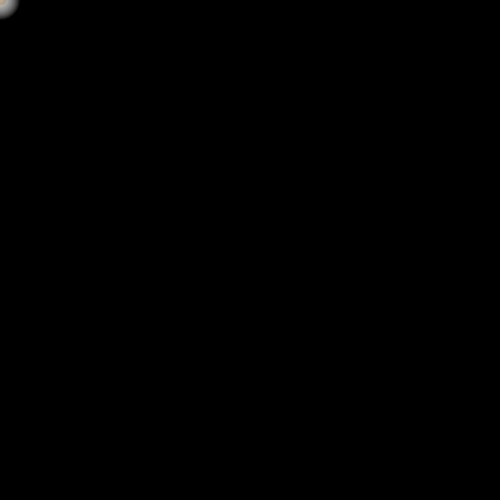
Frame 1 (no input)
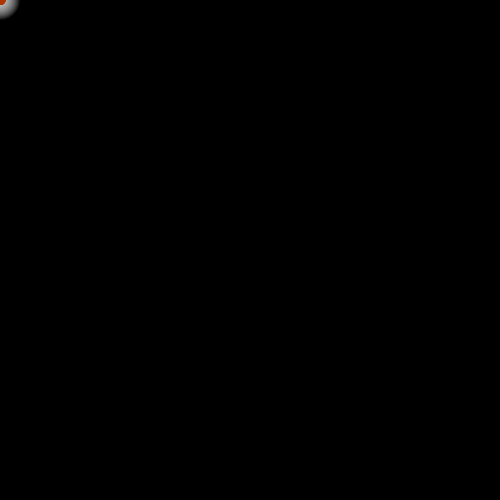
Frame 60 (the mouse pressed at the canvas centre just before this capture)
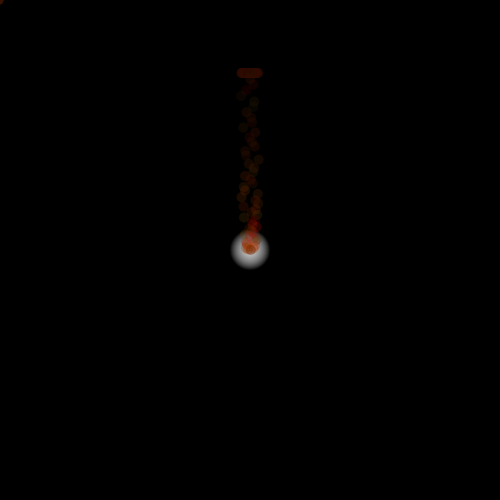
Frame 120 (the mouse held since frame 60 and released just before this capture)

The Processing sketch that drew these frames (run headless with seeded random() and noise(); from frame 60 on, the mouse is pressed at the canvas centre):

// Processing sketch: Light_in_the_Dark
// ── Light_in_the_Dark.pde
ArrayList <fire> all;
void setup() {
  size(500, 500);
  noCursor();
  noStroke();
  all = new ArrayList <fire> ();
};
class fire {
  //system position
  float rx, ry;
  fire(float sysx, float sysy){
    rx = sysx;
    ry = sysy;
  }
  //particle positions
  float x = rx, y = ry;
  //particle velocities
  float yv = 0, ya = -0.1, xv = random(-5,5);
  //Color variables
  float r = random(100, 255);
  float g = random(0,100);
  void update(){
    //Change positions x and y
    yv += ya;
    xv -= xv/10;
    x += xv;
    y += yv;
    fill(r, g, 0, 70);
    r-=r/40;
    g-=g/40;
    ellipse(x, y, 10, 10);
    if ( x<0 || x>width || y<0 || y>height){
      x=mouseX;
      y=mouseY;
      yv=0;
      ya=-0.1;
      xv=random(-1,1);
      r=random(100,255);
      g=random(0,100);
    }
  };
};
int n = 1;
int past = 0;
void draw() {
  background(0);
  for (int i = 40; i>0; i--){
    fill(255, 255, 255, 10);
    ellipse(mouseX, mouseY, i, i);
  }
  all.add(new fire(mouseX, mouseY));
  for (int i = 0; i<all.size();i++){
    fire part = all.get(i);
    part.update();
    if (part.x > width || part.x < -10 || part.y > height || part.y < -10){
      all.remove(i);
      println(part.x);
    }
    if (part.r == 0 && part.g == 0){
      all.remove(i);
    }
  }
  println(frameRate);
};
